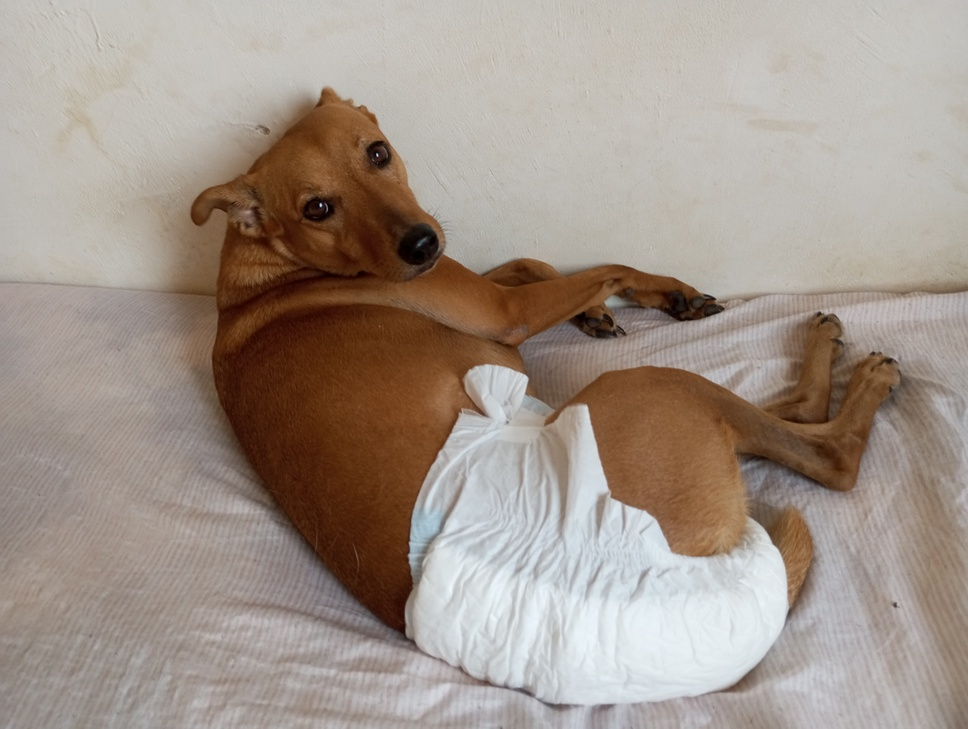
//> input picture imagens/dogfofa.jpg, 968 x 729 px, shrunk from 4080 x 3072 before the run
$ ./Script2   (built with g++ and OpenCV 4)
//> lines starting //> are read from the running program, lines starting //| are printed output that depends on the picture
#include <opencv2/opencv.hpp>
#include <iostream>
#include <string>
#include <vector>

cv::Mat CarregarImagem(std::string caminho) {
//> called with caminho = "imagens/dogfofa.jpg"
    cv::Mat imagem = cv::imread(caminho);
//> imagem is the input picture: 729 rows x 968 cols, CV_8UC3; mean B, G, R 138.3, 148.3, 161.3
    if(imagem.empty()){
        std::cout << "Foto nao encontrada" << std::endl;
        return cv::Mat();
    }
    return imagem;
}

std::vector<cv::Mat> ComponentesCor(cv::Mat imagem) {


    // SÉPIA

    cv::Mat img1 = cv::Mat::zeros(imagem.size(), imagem.type());

    cv::Mat kernelSepia = (cv::Mat_<float>(3, 3) <<
    0.131f, 0.534f, 0.272f,
    0.168f, 0.686f, 0.349f,
    0.189f, 0.769f, 0.393f
    );

    cv::transform(imagem, img1, kernelSepia);
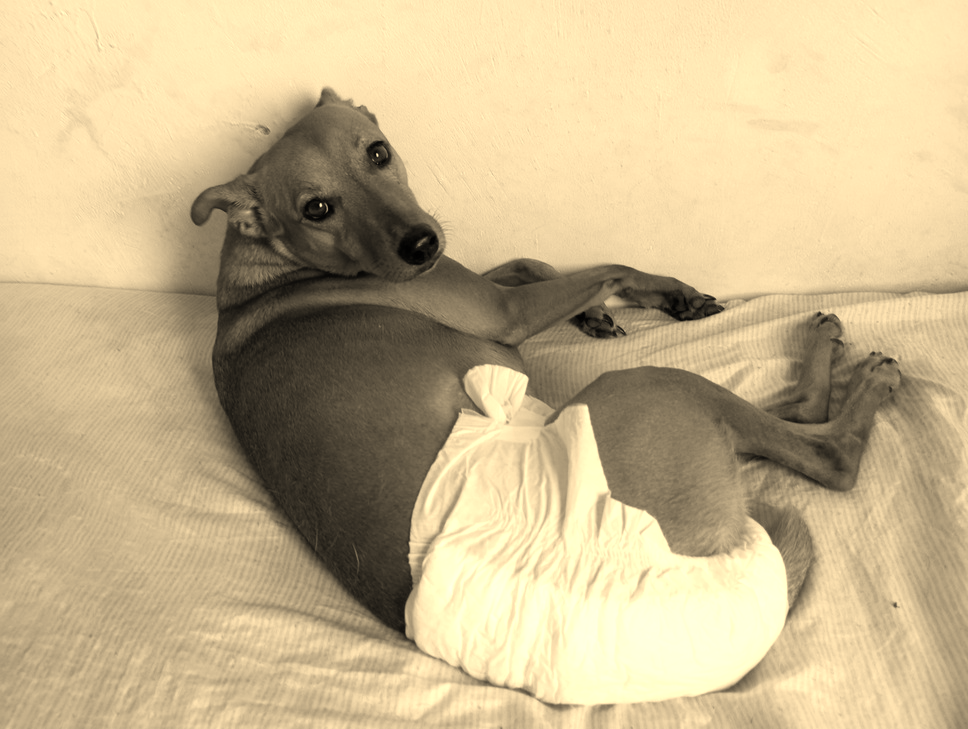
//> img1: 729 rows x 968 cols, CV_8UC3; mean B, G, R 141.3, 180.2, 198.9

    // GRANULADA

    cv::Mat img2 = cv::Mat::zeros(imagem.size(), imagem.type());

    cv::Mat ruido = cv::Mat::zeros(imagem.size(), imagem.type());

    cv::randn(ruido,
              cv::Scalar(0, 0, 0),
              cv::Scalar(30, 30, 30));

    cv::add(imagem, ruido, img2);
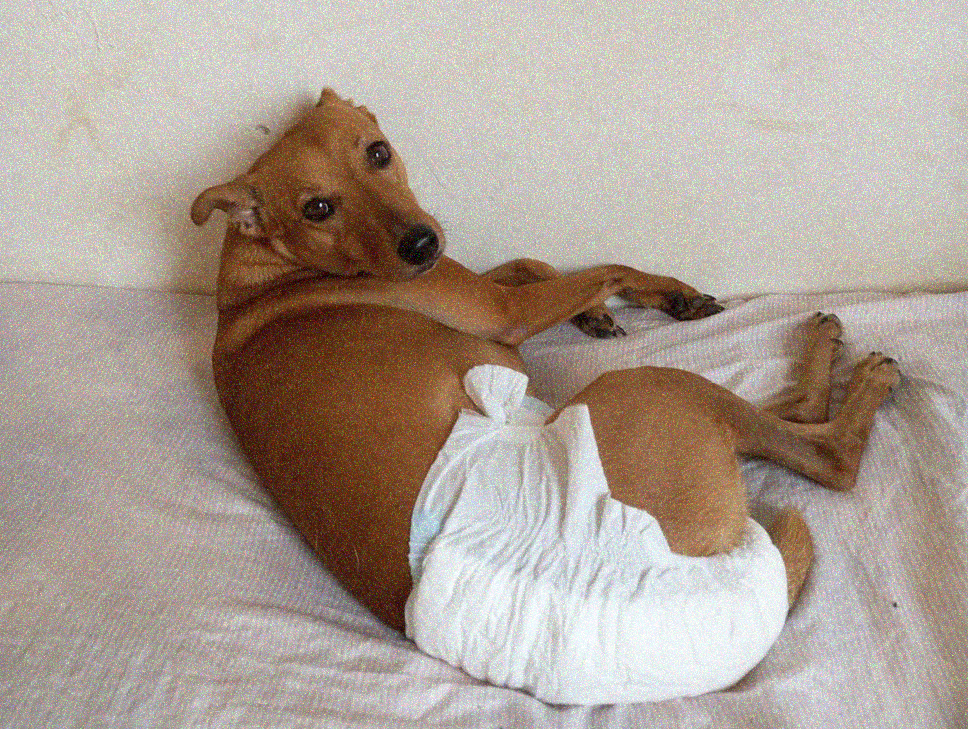
//> img2: 729 rows x 968 cols, CV_8UC3; mean B, G, R 150, 160.1, 173


    // MAIS ROXA
    cv::Mat img3 = cv::Mat::zeros(imagem.size(), imagem.type());

    int mapa3[] = {
        2, 0,   // R -> B
        0, 2    // B -> R
    };

    cv::mixChannels(&imagem, 1, &img3, 1, mapa3, 2);
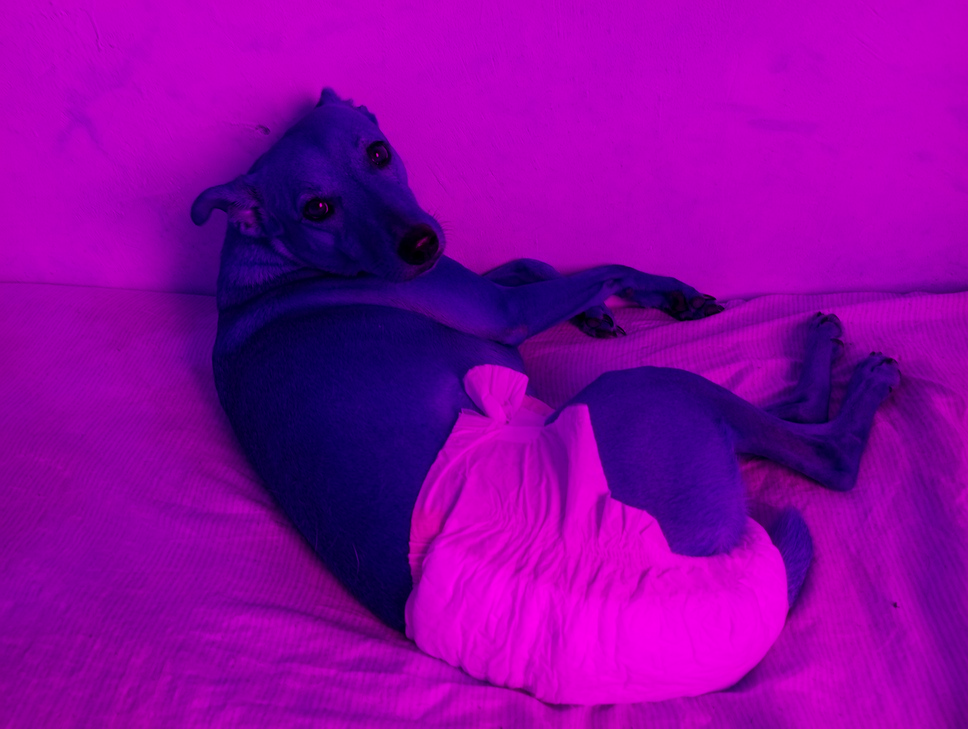
//> img3: 729 rows x 968 cols, CV_8UC3; mean B, G, R 161.3, 0, 138.3


    return {img1, img2, img3};
}

std::vector<cv::Mat> ElementosCor(cv::Mat imagem) {
    cv::Mat imagemcinza, imagemrgb, imagemhsv, imagembgr;

    // BGR → escala de cinza
    cv::cvtColor(imagem, imagemcinza, cv::COLOR_BGR2GRAY);
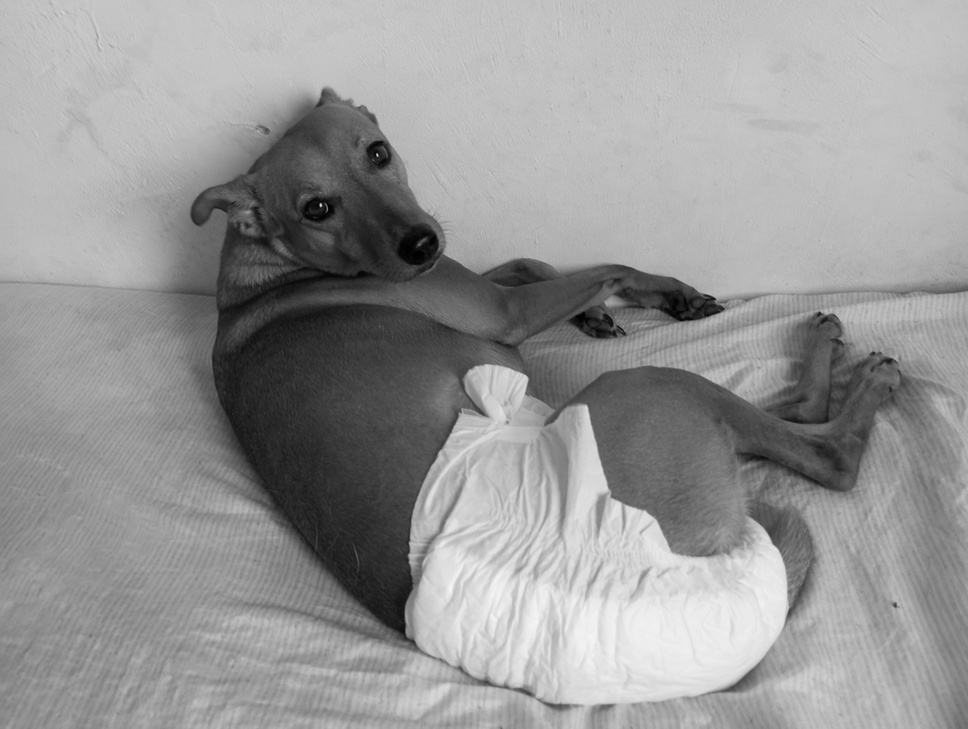
//> imagemcinza: 729 rows x 968 cols, CV_8UC1; min 0, max 247, mean 151

    // BGR → RGB
    cv::cvtColor(imagem, imagemrgb, cv::COLOR_BGR2RGB);

    // BGR → HSV
    cv::cvtColor(imagem, imagemhsv, cv::COLOR_BGR2HSV);
//> imagemhsv: 729 rows x 968 cols, CV_8UC3; mean H, S, V 29, 55, 162.4

    // RGB → BGR
    cv::cvtColor(imagemrgb, imagembgr, cv::COLOR_RGB2BGR);

    // Cinza (1 canal) → BGR (3 canais)
    // Necessário para poder concatenar com as imagens de 3 canais
    cv::cvtColor(imagemcinza, imagemcinza, cv::COLOR_GRAY2BGR);
//> imagemcinza: 729 rows x 968 cols, CV_8UC3

    return {imagemcinza, imagemrgb, imagemhsv, imagembgr};
}

int main(){
    std::string caminhoimagem = "imagens/dogfofa.jpg"; // Substitua pelo seu arquivo real
    cv::Mat imagem = CarregarImagem(caminhoimagem);

    // Se a imagem não carregou, encerra o programa para não dar erro depois
    if(imagem.empty()) return -1;

    // Recebe e extrai as 3 imagens com canais trocados
    std::vector<cv::Mat> comps = ComponentesCor(imagem);
    cv::Mat imagem1 = comps[0];
    cv::Mat imagem2 = comps[1];
    cv::Mat imagem3 = comps[2];

    // Recebe e extrai a imagem cinza e a RGB
    std::vector<cv::Mat> elems = ElementosCor(imagem);
    cv::Mat imagemc = elems[0];
    cv::Mat imagemr = elems[1];
    cv::Mat imagemh = elems[2];
    cv::Mat imagemb = elems[3];

    // Monta o painel
    cv::Mat linha1, linha2, painelFinal;
    cv::hconcat(std::vector<cv::Mat>{imagem, imagem1, imagem2, imagem3}, linha1);
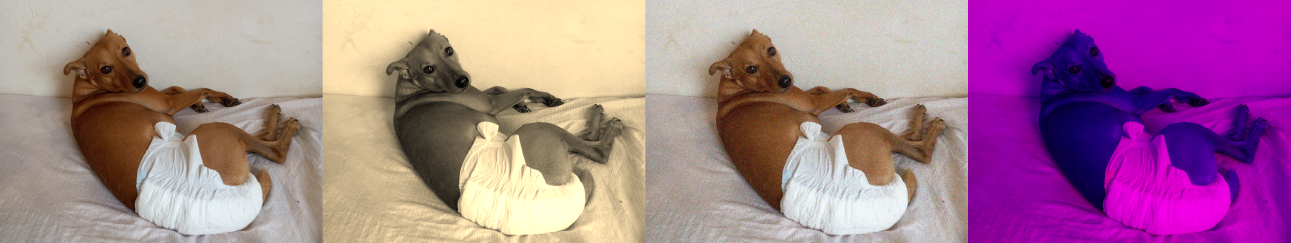
//> linha1: 729 rows x 3872 cols, CV_8UC3 (shown at 1/3 size); mean B, G, R 147.7, 122.2, 167.9
    cv::hconcat(std::vector<cv::Mat>{imagemc, imagemr, imagemh, imagemb}, linha2);
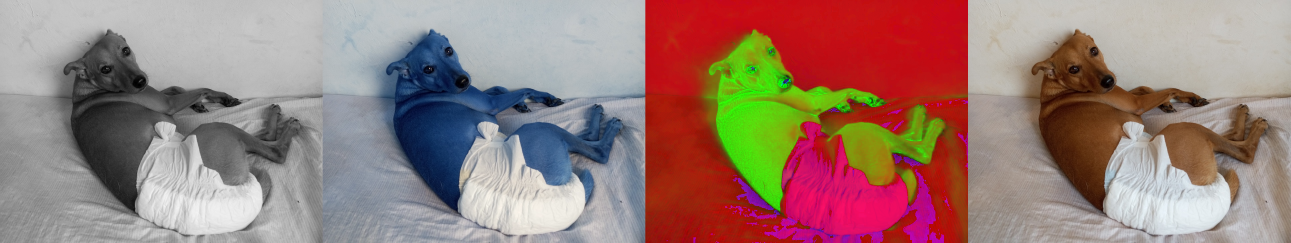
//> linha2: 729 rows x 3872 cols, CV_8UC3 (shown at 1/3 size); mean B, G, R 119.9, 125.7, 153.2
    cv::vconcat(linha1, linha2, painelFinal);
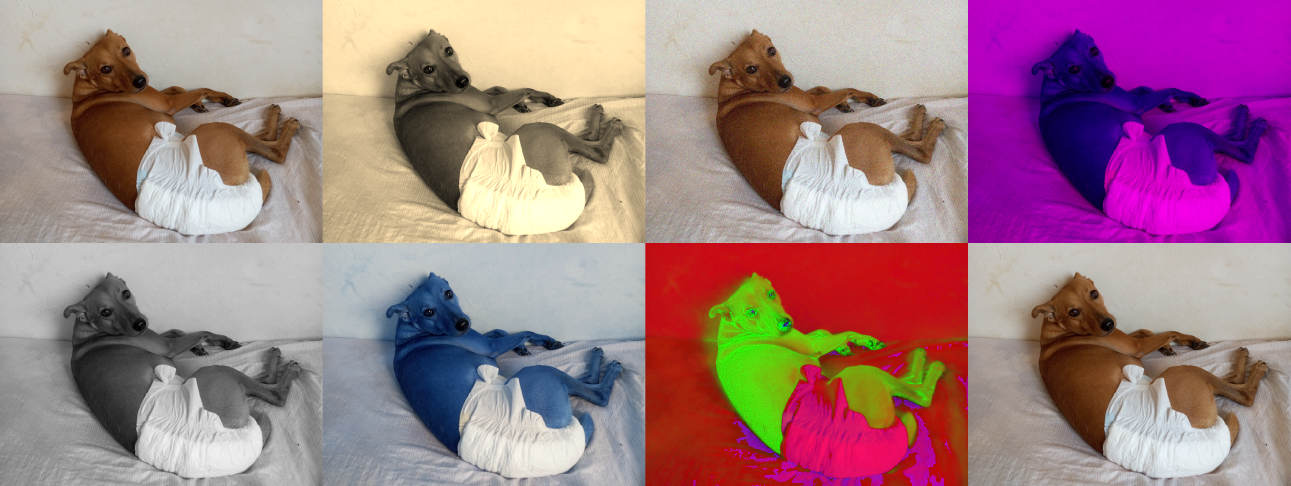
//> painelFinal: 1458 rows x 3872 cols, CV_8UC3 (shown at 1/3 size); mean B, G, R 133.8, 123.9, 160.5

    // Exibe tudo de uma vez
    cv::namedWindow("Script 2", cv::WINDOW_NORMAL);
    cv::imshow("Script 2", painelFinal);
    cv::waitKey(0);

    return 0;
}
